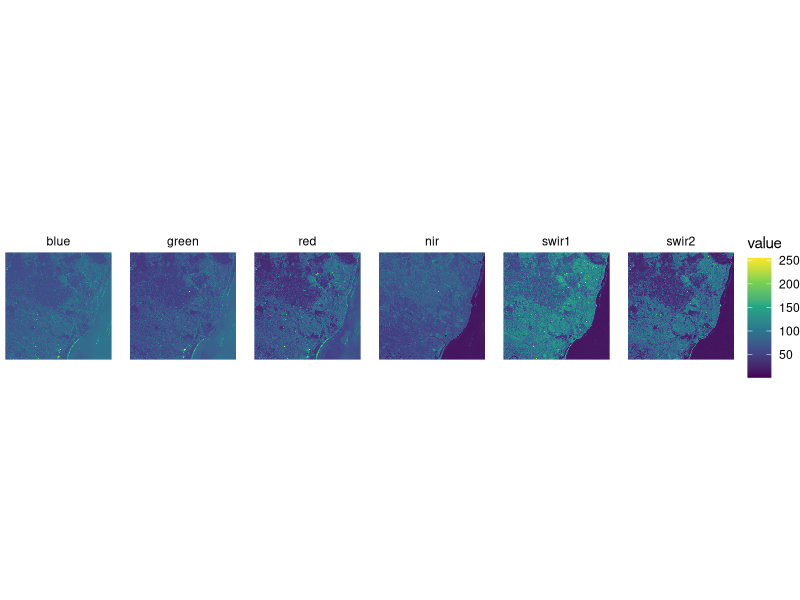
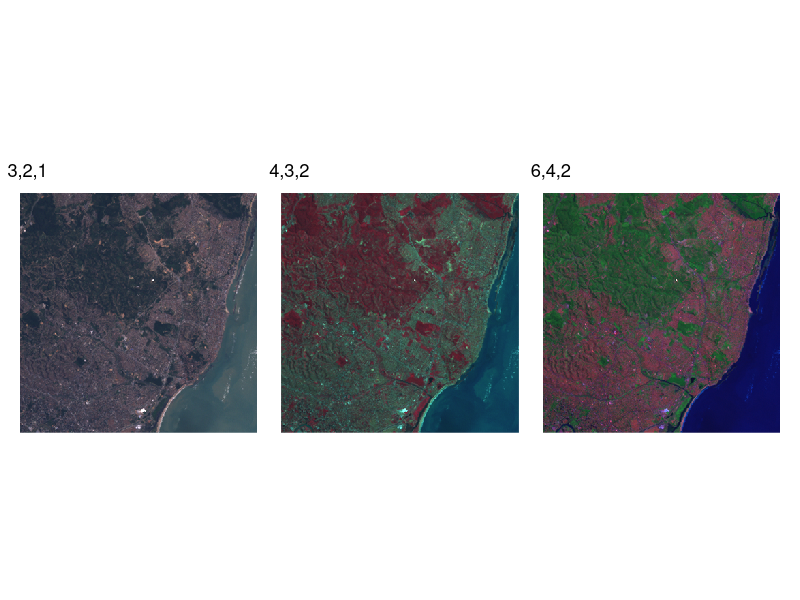
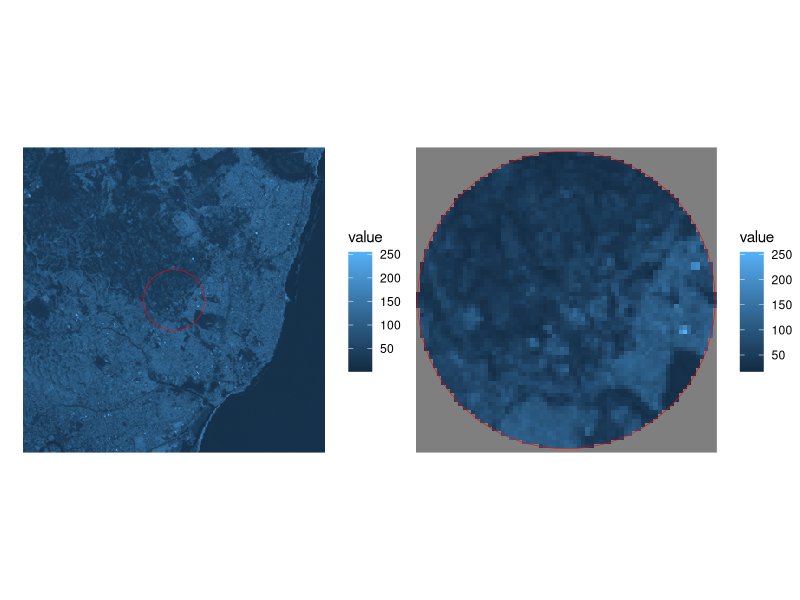
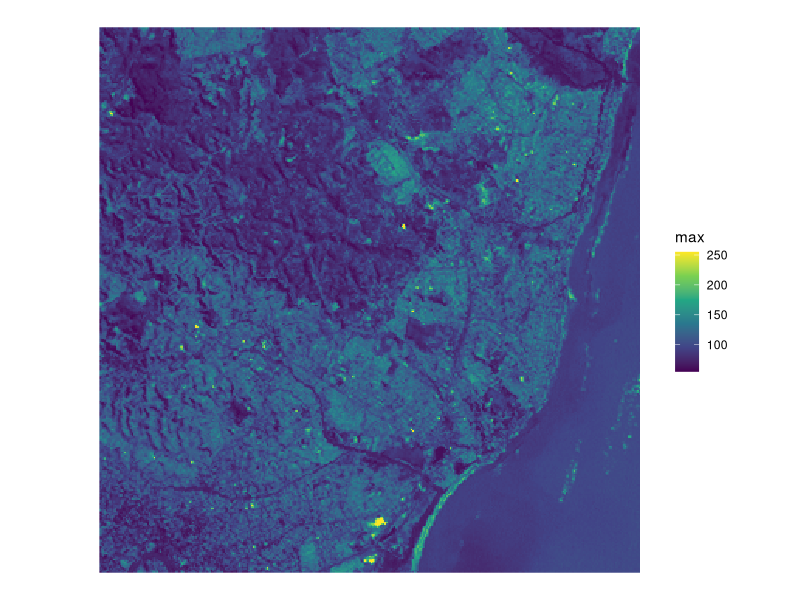
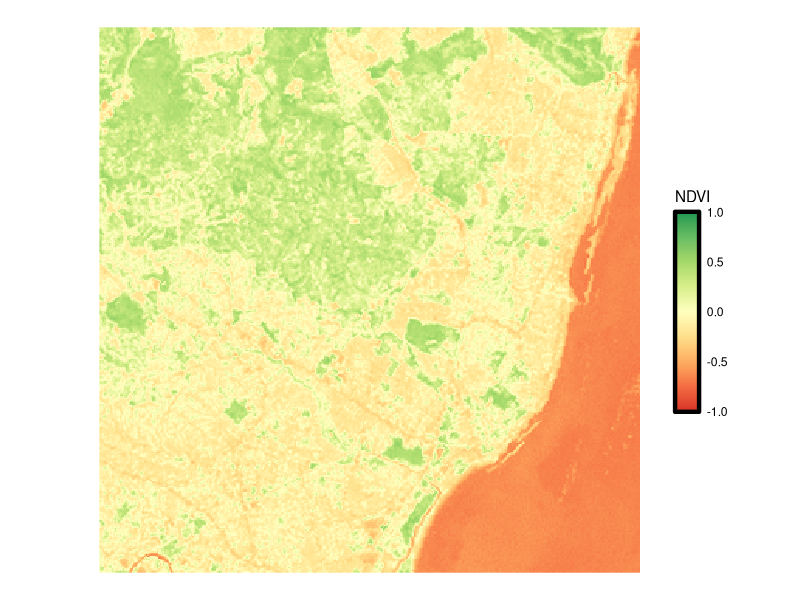
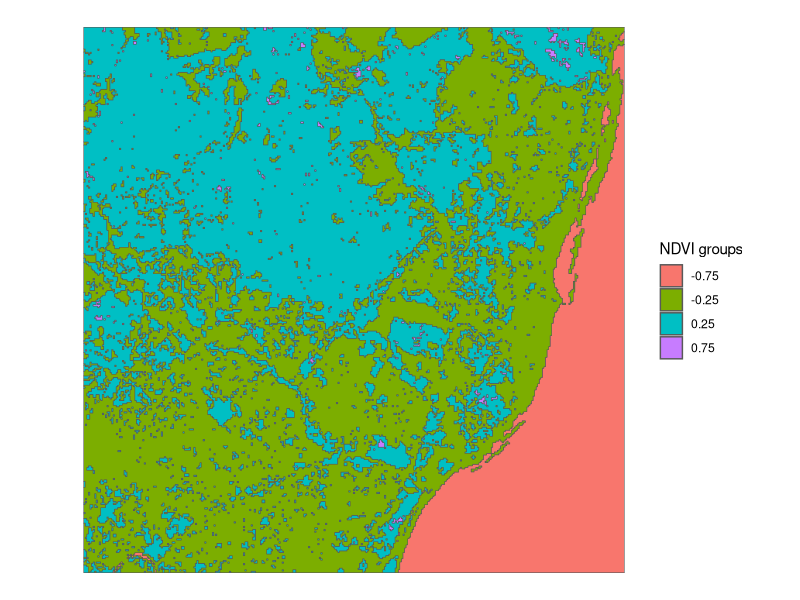

Recreate these plots in R, in order.
## ---- chunk 1
library(tidyverse)
library(patchwork)
library(stars)
library(sf)
## ---- chunk 2
tif = system.file("tif/L7_ETMs.tif", package = "stars")
(x = read_stars(tif))
## ---- chunk 3
x <- st_set_dimensions(x, "band", c("blue","green","red","nir","swir1","swir2"))
st_get_dimension_values(x, "band")
## ---- chunk 4
x <- x %>% setNames("value")
names(x)
## ---- chunk 5

ggplot() + 
  geom_stars(data = x) + 
  coord_equal() + 
  theme_void() + 
  scale_fill_viridis_c() + 
  facet_wrap(~band, ncol = 6)
## ---- chunk 6

ggplot() + 
  geom_stars(data = st_rgb(x[,,,c(3,2,1)])) + 
  coord_equal() + 
  scale_fill_identity() +
  theme_void() + 
  labs(title = "3,2,1")|
ggplot() + 
  geom_stars(data = st_rgb(x[,,,c(4,3,2)])) + 
  coord_equal() + 
  scale_fill_identity() +
  theme_void() + 
  labs(title = "4,3,2")|
ggplot() + 
  geom_stars(data = st_rgb(x[,,,c(6,4,2)])) + 
  coord_equal() + 
  scale_fill_identity() +
  theme_void() + 
  labs(title = "6,4,2")

## ---- chunk 7

my_bbox <- x %>% st_bbox() %>% st_as_sfc() %>% st_as_sf()
my_centroid <- my_bbox %>% st_centroid()
my_aoi <- my_centroid %>% st_buffer(1000)

ggplot() + 
  geom_stars(data = x) +
  geom_sf(data = my_aoi, fill = NA, color = "red") + 
  theme_void()| 
ggplot() + 
  geom_stars(data = x[my_aoi]) +
  geom_sf(data = my_aoi, fill = NA, color = "red") + 
  theme_void()
## ---- chunk 8
ggplot() + 
  geom_stars(data = st_apply(x, c("x", "y"), max)) + 
  coord_equal() + 
  theme_void() + 
  scale_fill_viridis_c() 
## ---- chunk 9
calc_ndvi <- function(x) (x[4] - x[3])/(x[4] + x[3])
ndvi <-  st_apply(x, c("x", "y"), FUN = calc_ndvi)

ggplot() + 
  geom_stars(data = ndvi) + 
  coord_equal() +
  theme_void() +
  scale_fill_gradientn(colours = RColorBrewer::brewer.pal(n = 9, name = "RdYlGn"), 
                       limits = c(-1,1), 
                       guide = guide_colorbar(barheight = 10, 
                                              frame.colour = "black", 
                                              frame.linewidth = 1.5,
                                              ticks.colour = NA)) + 
  labs(fill = "NDVI")

## ---- chunk 10

ndvi$groups <- cut(ndvi$calc_ndvi, c(-Inf,-0.5,0,0.5,Inf), c(-0.75,-0.25,0.25,0.75))

ndvi_sf <- ndvi["groups"] %>% st_as_sf(merge = T)

ggplot() + 
  geom_sf(data = ndvi_sf, aes(fill = groups)) +
  labs(fill = "NDVI groups") + 
  theme_void()
